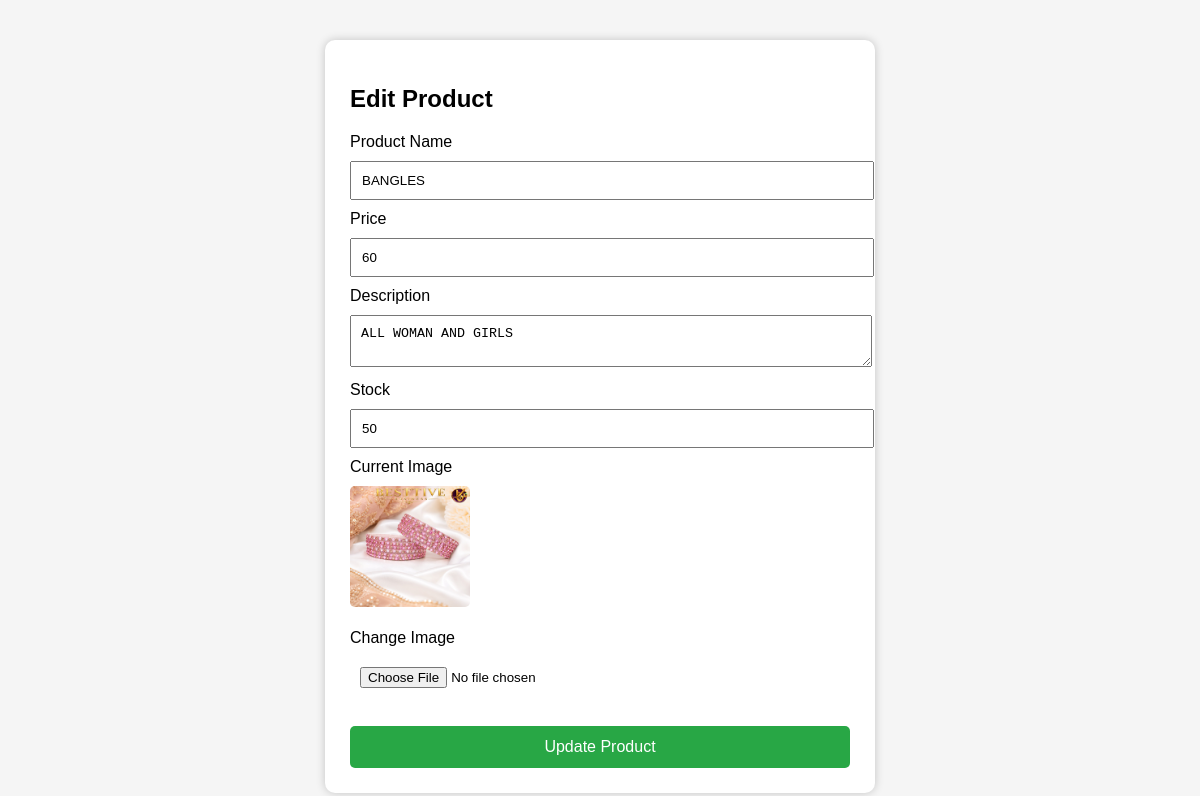
The app's page /admin/edit-product/2 (signed in), older data.
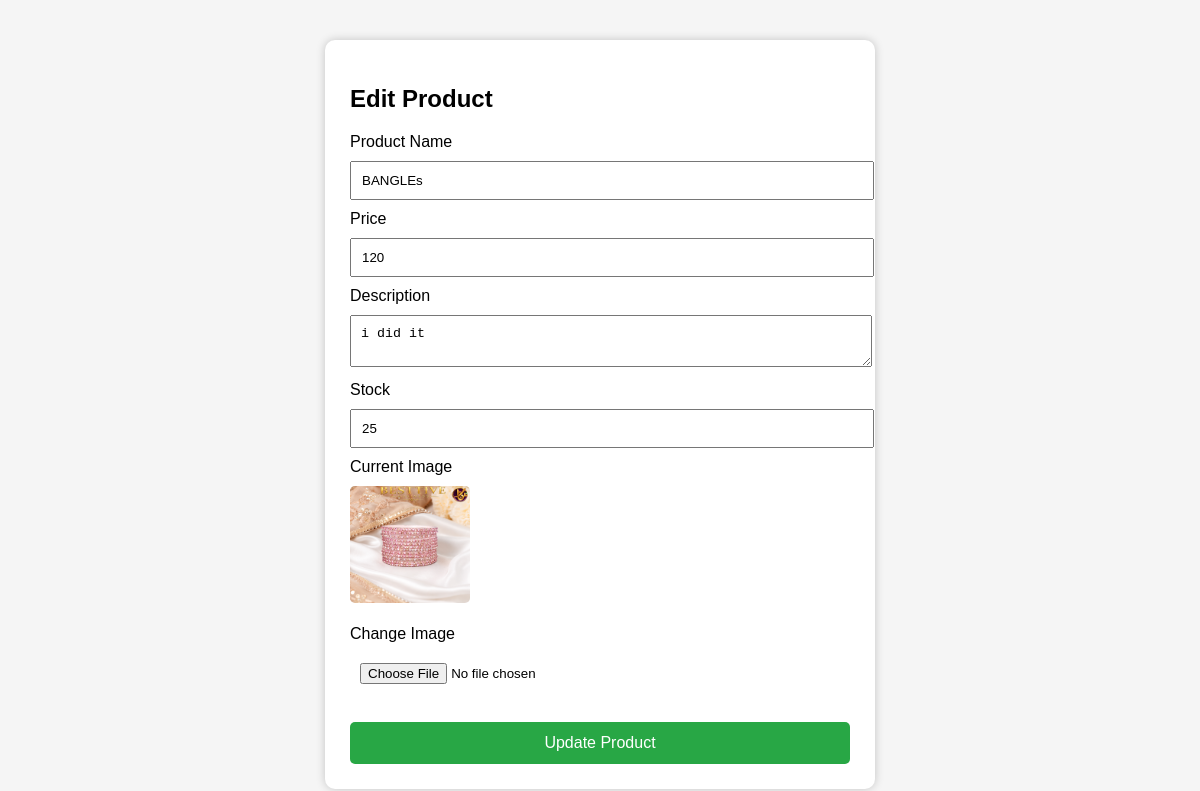
The same page, newer data.
### app.py (models this page shows)
class Product(db.Model):
    id = db.Column(db.Integer, primary_key=True)
    name = db.Column(db.String(200), nullable=False)
    price = db.Column(db.Integer, nullable=False)
    image = db.Column(db.String(255), nullable=False)
    description = db.Column(db.Text, default="")
    stock = db.Column(db.Integer, default=0)

### app.py (the view, shortened to what this page needs)
@app.route("/admin/edit-product/<int:id>", methods=["GET", "POST"])
def edit_product(id):
    if not session.get("admin"):
        return redirect("/admin")
    product = Product.query.get_or_404(id)
    return render_template("edit_product.html", product=product)

### templates/edit_product.html (shortened to what this page needs)
<!DOCTYPE html>
<html lang="en">
<head>
</head>
<body>
<div class="container">
<h2>Edit Product</h2>
<form method="POST" enctype="multipart/form-data">
<label>Product Name</label>
<input type="text" name="name" value="{{ product.name }}" required>
<label>Price</label>
<input type="number" name="price" value="{{ product.price }}" required>
<label>Description</label>
<textarea name="description">{{ product.description }}</textarea>
<label>Stock</label>
<input type="number" name="stock" value="{{ product.stock }}">
<label>Current Image</label><br>
<img src="{{ url_for('static', filename='uploads/' + product.image) }}" width="120">
<br><br>
<label>Change Image</label>
<input type="file" name="image">
<br><br>
<button type="submit">
Update Product
</button>
</form>
</div>
</body>
</html>

### templates/edit_product.html (style rules this page uses)
body { font-family: Arial; background:#f5f5f5; }
.container { width:500px; margin:40px auto; background:white; padding:25px; border-radius:10px; box-shadow:0 0 10px rgba(0,0,0,.2); }
input, textarea { width:100%; padding:10px; margin:10px 0; }
button { background:#28a745; color:white; padding:12px; border:none; width:100%; cursor:pointer; border-radius:5px; font-size:16px; }
img { margin-top:10px; border-radius:5px; }

Row changes from the older to the newer data that the page shows:
changed Product: name "BANGLES" → "BANGLEs"; price "60" → "120"; description "ALL WOMAN AND GIRLS" → "i did it"; stock "50" → "25"; image: a different picture
